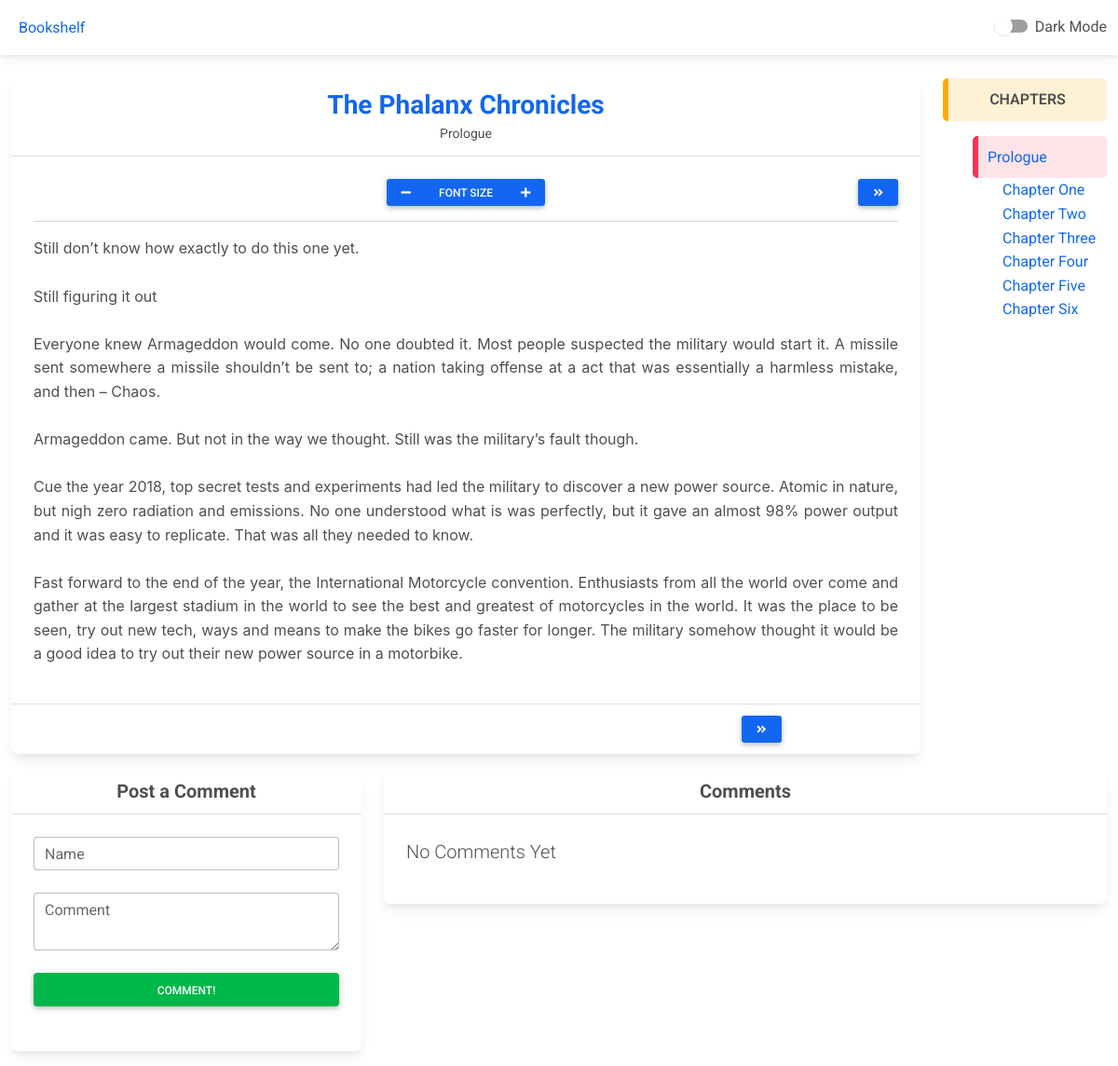
The app's page /read/2/3/ with its own data.
### books/models.py (models this page shows, shortened)
class Chapter(models.Model):
	book_fk = models.ForeignKey(Book, on_delete=models.CASCADE)
	title = models.CharField(max_length=150)
	content = models.TextField()
	class Meta:
		verbose_name = 'Book Chapter'
		verbose_name_plural = 'Book Chapters'

class Book(models.Model):
	name = models.CharField(max_length=150)
	blurb = models.TextField(max_length=500)
	cover_image = models.ImageField(upload_to='cover_images')
	def get_chapters(self):
		return Chapter.objects.filter(book_fk=self)
	class Meta:
		verbose_name = 'Book'
		verbose_name_plural = 'Books'

### reader/views.py (the view)
# urls.py: path('read/<int:book_id>/<int:chapter_id>/', read_chapter, name='reader_chapter'),
def read_chapter(request, book_id, chapter_id):
	context = dict(
		chapter = Chapter.objects.get(id=chapter_id, book_fk__id=book_id),
		comments = Comment.objects.filter(chapter_fk__id=chapter_id)
	)
	book_chapters = Chapter.objects.filter(book_fk__id=book_id).order_by('pk')
	chapter_list = list(book_chapters)
	if book_chapters.first() != context['chapter']:
		context.update(
			previous_chapter = chapter_list[chapter_list.index(context['chapter'])-1]
		)
	if book_chapters.last() != context['chapter']:
		context.update(
			next_chapter = chapter_list[chapter_list.index(context['chapter'])+1]
		)
	return render(request, 'reader/read.html', context)

### reader/templates/reader/read.html (shortened to what this page needs)
{% extends 'shelf/index.html' %}
{% load static %}
{% block container %}
<div class="container-fluid ">
	<div class="row mb-3">
		<div class="col-md-10 col-sm-12 main">
			<div class="card">
				<div class="card-header text-center py-12">
					<h3 class="mb-0 fw-bold">
						<a href="{% url 'reader_index' chapter.book_fk.id %}">{{chapter.book_fk.name}}</a>
					</h3>
					<small>{{chapter.title}}</small>
				</div>
				<div class="card-body">
					<div class="row">
						<div class="col-2" style="text-align: left;">
						</div>
						<div class="col-8" style="text-align: center;">
							<div class="btn-group" role="group" aria-label="Basic example">
								<button type="button" class="btn btn-primary btn-sm" id="Decrease">
									<i class="fas fa-minus"></i>
								</button>
								<button type="button" class="btn btn-primary btn-sm" id="Default">Font Size</button>
								<button type="button" class="btn btn-primary btn-sm" id="Increase">
									<i class="fas fa-plus"></i>
								</button>
							</div>
						</div>
						<div class="col-2" style="text-align: right;">
							{% if next_chapter %}
							<a class="btn btn-primary btn-sm"
								href="{% url 'reader_chapter' next_chapter.book_fk.id next_chapter.id %}">
								<i class="fas fa-angle-double-right"></i>
							</a>
							{% endif %}
						</div>
					</div>
					<hr>
					<p id="chapter_content">{{chapter.content|linebreaksbr}}</p>
				</div>
				<div class="card-footer text-center py-12">
					<div class="row">
						<div class="col-4">
						</div>
						<div class="col-4"></div>
						<div class="col-4">
							{% if next_chapter %}
							<a class="btn btn-primary btn-sm"
								href="{% url 'reader_chapter' next_chapter.book_fk.id next_chapter.id %}">
								<i class="fas fa-angle-double-right"></i>
							</a>
							{% endif %}
						</div>
					</div>
				</div>
			</div>
		</div>
		<div class="col-md-2">
			<p class="text-center note note-warning"><strong>CHAPTERS</strong></p>
			<ul id="chapterList">
				{% for chptr in chapter.book_fk.get_chapters %}
				<ol class="
				{% if chptr.id == chapter.id %}
					note note-danger
				{% endif %}
					">
					<a href="{% url 'reader_chapter' chptr.book_fk.id chptr.id %}">
						{{chptr.title}}
					</a>
				</ol>
				{% endfor %}
			</ul>
		</div>
	</div>
	<div class="row mb-3">
		<div class="col-md-4 col-sm-12">
			<div class="card">
				<div class="card-header text-center py-12">
					<h5 class="mb-0 fw-bold">Post a Comment</h5>
				</div>
				<div class="card-body">
					<form action="">
						<div class="form-outline mb-4">
							<input type="text" id="name" class="form-control" autocomplete="off" required />
							<label class="form-label" for="name" style="margin-left: 0px">Name</label>
						</div>
						<div class="form-outline mb-4">
							<textarea required type="textarea" id="comment" class="form-control" autocomplete="off"
								placeholder="Type your comment here"></textarea>
							<label class="form-label" for="comment" style="margin-left: 0px">Comment</label>
						</div>
						<div class="form-outline mb-4">
							<button type="submit" id="submitBtn" class="btn btn-success btn-block">Comment!</button>
						</div>
					</form>
				</div>
			</div>
		</div>
		<div class="col-md-8 col-sm-12">
			<div class="card">
				<div class="card-header text-center py-12">
					<h5 class="mb-0 fw-bold">Comments</h5>
				</div>
				<div class="card-body" id="commentsDiv">
					{% include 'reader/comments.html' %}
				</div>
			</div>
		</div>
	</div>
</div>
{% endblock container %}

### reader/templates/reader/read.html (style rules this page uses)
#chapter_content { font-family: -apple-system, BlinkMacSystemFont, 'Segoe UI', Roboto, Oxygen, Ubuntu, Cantarell, 'Open Sans', 'Helvetica Neue', sans-serif; font-size: 1em; text-align: justify; }

### records on screen
Chapter: book_fk.name "The Phalanx Chronicles", title "Prologue", content "Still don’t know how exactly to do this one yet. Still figuring it out Everyone knew Armageddon would come. No one doubted it. Most people suspected the military would start it. A missile sent somewhere a missile shouldn’t be sent to; a nation taking offense at a act that was essentially a harmless mistake, and then – Chaos. Armageddon came. But not in the way we thought. Still was the military’s fault though. Cue the year 2018, top secret tests and experiments had led the military to discover a new power source. Atomic in nature, but nigh zero radiation and emissions. No one understood what is was perfectly, but it gave an almost 98% power output and it was easy to replicate. That was all…"
Chapter: title "Chapter One"
Chapter: title "Chapter Two"
Chapter: title "Chapter Three"
Chapter: title "Chapter Four"
Chapter: title "Chapter Five"
Chapter: title "Chapter Six"
